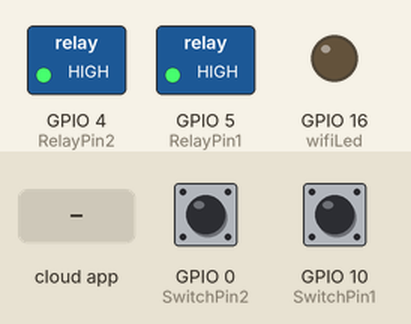
A sketch run on a simulated ESP8266 (NodeMCU). On the bench: switched loads named in the sketch (green lamp = pin HIGH), output pins drawn as LEDs (lit = HIGH). Inputs (shaded band) come from the test bench; at power-on: GPIO 0 (SwitchPin2) HIGH, GPIO 10 (SwitchPin1) HIGH. WiFi joins after 1.5 s; servers stay silent unless stated; what the sketch prints to the serial monitor is not drawn.

Above: at 2.7 s.
2.8 s: the phone or cloud app sets 62a33827ff368211543c1ddd to 1
At 4.0 s:
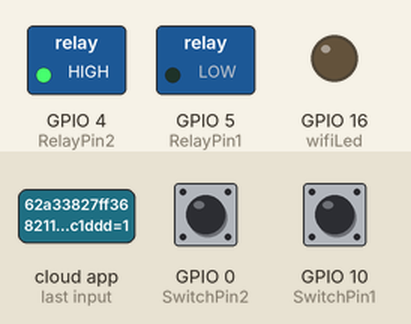
4.3 s: GPIO 0 (SwitchPin2) pulled LOW for 0.15 s
At 4.42 s:
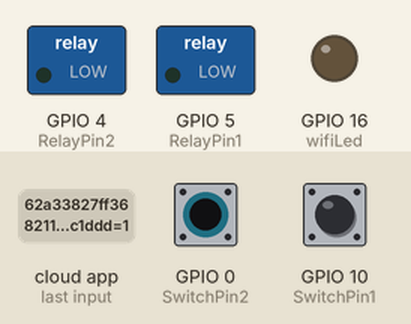
6.0 s: GPIO 0 (SwitchPin2) pulled LOW for 3.2 s
At 10.2 s:
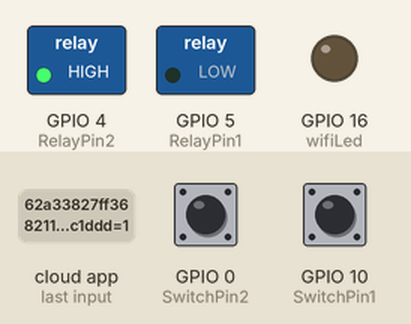
10.7 s: the phone or cloud app sets 62a33827ff368211543c1ddd to 0
At 11.4 s:
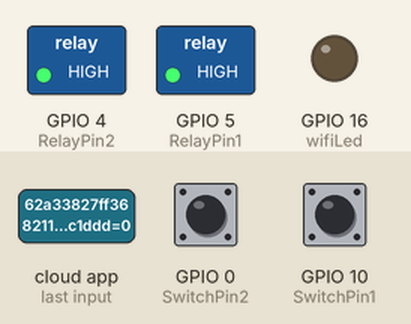
12.2 s: GPIO 0 (SwitchPin2) pulled LOW for 1 s
At 12.5 s:
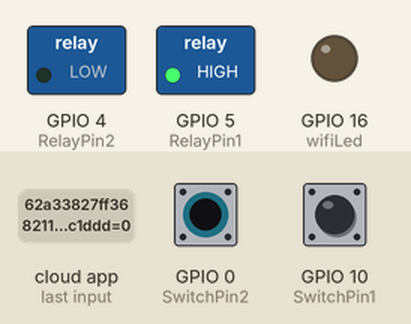
14.7 s: GPIO 10 (SwitchPin1) pulled LOW for 3.2 s
At 15.6 s:
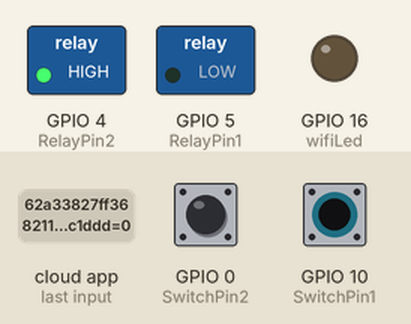
Timing chart, 0 to 19.4 s (numbered marks = the images above; inputs shaded):
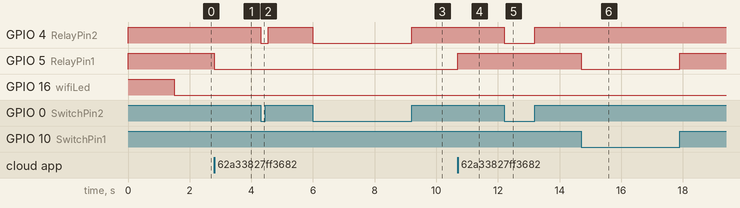

The sketch:

MILLI_DEVELOPER_-_OTOMAT_CK___MANUEL_SMART_HOME.ino
```cpp
// MILLI DEVELOPER - OTOMATİCK + MANUEL SMART HOME
/**********************************************************************************
 *  TITLE: Google + Alexa + Manual Switch/Button control 4 Relays using NodeMCU & Sinric Pro (Real time feedback)
 *  (flipSwitch can be a tactile button or a toggle switch) (code taken from Sinric Pro examples then modified)
 *  Click on the following links to learn more.
 *  YouTube Video: https://youtu.be/gpB4600keWA
 *  Related Blog : https://iotcircuithub.com/esp8266-projects/
 *  by Tech StudyCell
 *  Preferences--> Aditional boards Manager URLs :
 *  https://dl.espressif.com/dl/package_esp32_index.json, http://arduino.esp8266.com/stable/package_esp8266com_index.json
 *
 *  Download Board ESP8266 NodeMCU : https://github.com/esp8266/Arduino
 *  Download the libraries
 *  ArduinoJson Library: https://github.com/bblanchon/ArduinoJson
 *  arduinoWebSockets Library: https://github.com/Links2004/arduinoWebSockets
 *  SinricPro Library: https://sinricpro.github.io/esp8266-esp32-sdk/
 *
 *  If you encounter any issues:
 * - check the readme.md at https://github.com/sinricpro/esp8266-esp32-sdk/blob/master/README.md
 * - ensure all dependent libraries are installed
 *   - see https://github.com/sinricpro/esp8266-esp32-sdk/blob/master/README.md#arduinoide
 *   - see https://github.com/sinricpro/esp8266-esp32-sdk/blob/master/README.md#dependencies
 * - open serial monitor and check whats happening
 * - check full user documentation at https://sinricpro.github.io/esp8266-esp32-sdk
 * - visit https://github.com/sinricpro/esp8266-esp32-sdk/issues and check for existing issues or open a new one
 **********************************************************************************/

// Uncomment the following line to enable serial debug output
//#define ENABLE_DEBUG

#ifdef ENABLE_DEBUG
       #define DEBUG_ESP_PORT Serial
       #define NODEBUG_WEBSOCKETS
       #define NDEBUG
#endif

#include <Arduino.h>
#include <ESP8266WiFi.h>
#include "SinricPro.h"
#include "SinricProSwitch.h"

#include <map>

#define WIFI_SSID         "AndroidAPAEC1"
#define WIFI_PASS         "bzau7300"
#define APP_KEY           "c9cf1eab-2113-4d9c-be7e-f8a370e7b1c8"      // Sinric Pro Bilgilerimizi Giriyoruz.
#define APP_SECRET        "e511181c-8bce-466c-857e-f32b83556f25-a3a69c5f-8620-47ba-91fc-2185a8b47e36"

//Cihaz kimliklerini buraya girin
#define device_ID_1   "62a33827ff368211543c1ddd"
#define device_ID_2   ""
#define device_ID_3   ""
#define device_ID_4   ""

// Röleler ve anahtarlara bağlı Girişleri tanımlayın

#define RelayPin1 5  //D1
#define RelayPin2 4  //D2
#define RelayPin3 14 //D5
#define RelayPin4 12 //D6

#define SwitchPin1 10  //SD3
#define SwitchPin2 0   //D3
#define SwitchPin3 13  //D7
#define SwitchPin4 3   //RX

#define wifiLed   16   //D0


#define BAUD_RATE   9600

#define DEBOUNCE_TIME 250

typedef struct {      // struct for the std::map below
  int relayPIN;
  int flipSwitchPIN;
} deviceConfig_t;


// Röle Pin girişlerimiz Ve Switch butonlarımızı Eşleştiriyoruz .

std::map<String, deviceConfig_t> devices = {
    //{deviceId, {relayPIN,  flipSwitchPIN}}
    {device_ID_1, {  RelayPin1, SwitchPin1 }},
    {device_ID_2, {  RelayPin2, SwitchPin2 }},
    {device_ID_3, {  RelayPin3, SwitchPin3 }},
    {device_ID_4, {  RelayPin4, SwitchPin4 }}
};

typedef struct {
  String deviceId;
  bool lastFlipSwitchState;
  unsigned long lastFlipSwitchChange;
} flipSwitchConfig_t;

std::map<int, flipSwitchConfig_t> flipSwitches;    // Bu arada , flipSwitch PIN'lerini deviceId ile eşleştirmek ve geri dönme ve son flipSwitch durum kontrollerini işlemek için kullanıyoruz .


void setupRelays() {
  for (auto &device : devices) {           // her cihaz için (röle, flipSwitch kombinasyonu)yapıyoruz .
    int relayPIN = device.second.relayPIN; // Röle Pinini Alıyoruz
    pinMode(relayPIN, OUTPUT);             // Rölemizi Çıkış Olarak Tanımladık
    digitalWrite(relayPIN, HIGH);         // Rölemizi Tetikliyoruz
  }
}

void setupFlipSwitches() {
  for (auto &device : devices)  {                     // her cihaz için (röle, flipSwitch kombinasyonu)yapıyoruz .
    flipSwitchConfig_t flipSwitchConfig;              // Yeni flipSwitch configuration Oluşturuyoruz

    flipSwitchConfig.deviceId = device.first;         // Cİhaz Kimliklerini Oluşturuyoruz
    flipSwitchConfig.lastFlipSwitchChange = 0;        // geri dönme süresini ayarlıyoruz

    flipSwitchConfig.lastFlipSwitchState = true;     // lastFlipSwitchState'i false (DÜŞÜK) olarak ayarlıyoruz .

    int flipSwitchPIN = device.second.flipSwitchPIN;  // flipSwitchPINi ayarlıyoruz

    flipSwitches[flipSwitchPIN] = flipSwitchConfig;   // flipSwitch yapılandırmasını flipSwitches haritasına kaydedin
    pinMode(flipSwitchPIN, INPUT_PULLUP);                   // flipSwitch pinlerimizi İnput olarak Ayarlıyoruz
  }
}

bool onPowerState(String deviceId, bool &state)
{
  Serial.printf("%s: %s\r\n", deviceId.c_str(), state ? "on" : "off");
  int relayPIN = devices[deviceId].relayPIN;
  digitalWrite(relayPIN, !state);
  return true;
}

void handleFlipSwitches() {
  unsigned long actualMillis = millis();
  for (auto &flipSwitch : flipSwitches) {
    unsigned long lastFlipSwitchChange = flipSwitch.second.lastFlipSwitchChange;  //flipSwitch'e en son basıldığında zaman damgasını al . (olayları geri döndürmek / sınırlamak için kullanılır))

    if (actualMillis - lastFlipSwitchChange > DEBOUNCE_TIME) {                    // eğer zaman > geri dönme zamanı ise...


      int flipSwitchPIN = flipSwitch.first;                                       //konfigürasyondan flipSwitch pinini alıyoruz.
      bool lastFlipSwitchState = flipSwitch.second.lastFlipSwitchState;           // ÖncekiFlipSwitchState'i al
      bool flipSwitchState = digitalRead(flipSwitchPIN);                          // mevcut flipSwitch durumunu oku
      if (flipSwitchState != lastFlipSwitchState) {                               // flipSwitchState değiştiyse...
#ifdef TACTILE_BUTTON
        if (flipSwitchState) {                                                    // dokunsal düğmeye basılırsa
#endif
          flipSwitch.second.lastFlipSwitchChange = actualMillis;                  // lastFlipSwitchDeğiştirme zamanı güncelleme
          String deviceId = flipSwitch.second.deviceId;                           // config'den deviceId'yi al
          int relayPIN = devices[deviceId].relayPIN;                              // config'den rölePIN'i al

          bool newRelayState = !digitalRead(relayPIN);                            // yeni röle Durumunu ayarla
          digitalWrite(relayPIN, newRelayState);                                  // relay'i yeni duruma ayarla

          SinricProSwitch &mySwitch = SinricPro[deviceId];                        // SinricPro'dan Switch cihazını al
          mySwitch.sendPowerStateEvent(!newRelayState);                            // etkinliği gönder

#ifdef TACTILE_BUTTON
        }
#endif
        flipSwitch.second.lastFlipSwitchState = flipSwitchState;                  // lastFlipSwitchState'i güncelle
      }
    }
  }
}

void setupWiFi()
{
  Serial.printf("\r\n[Wifi]: Connecting");
  WiFi.begin(WIFI_SSID, WIFI_PASS);

  while (WiFi.status() != WL_CONNECTED)
  {
    Serial.printf(".");
    delay(250);
  }
  digitalWrite(wifiLed, LOW);
  Serial.printf("connected!\r\n[WiFi]: IP-Address is %s\r\n", WiFi.localIP().toString().c_str());
}

void setupSinricPro()
{
  for (auto &device : devices)
  {
    const char *deviceId = device.first.c_str();
    SinricProSwitch &mySwitch = SinricPro[deviceId];
    mySwitch.onPowerState(onPowerState);
  }

  SinricPro.begin(APP_KEY, APP_SECRET);
  SinricPro.restoreDeviceStates(true);
}

void setup()
{
  Serial.begin(BAUD_RATE);

  pinMode(wifiLed, OUTPUT);
  digitalWrite(wifiLed, HIGH);

  setupRelays();
  setupFlipSwitches();
  setupWiFi();
  setupSinricPro();
}

void loop()
{
  SinricPro.handle();
  handleFlipSwitches();
}
```

Measured:
- after the input at 2.8 s, GPIO 5 (RelayPin1): HIGH → LOW at once
- after the input at 4.3 s, GPIO 4 (RelayPin2): HIGH → LOW at once, → HIGH 0.25 s later
- after the input at 6.0 s, GPIO 4 (RelayPin2): HIGH → LOW at once, → HIGH 3.2 s later
- after the input at 10.7 s, GPIO 5 (RelayPin1): LOW → HIGH at once
- after the input at 12.2 s, GPIO 4 (RelayPin2): HIGH → LOW at once, → HIGH 1.0 s later
- after the input at 14.7 s, GPIO 5 (RelayPin1): HIGH → LOW at once, → HIGH 3.2 s later
